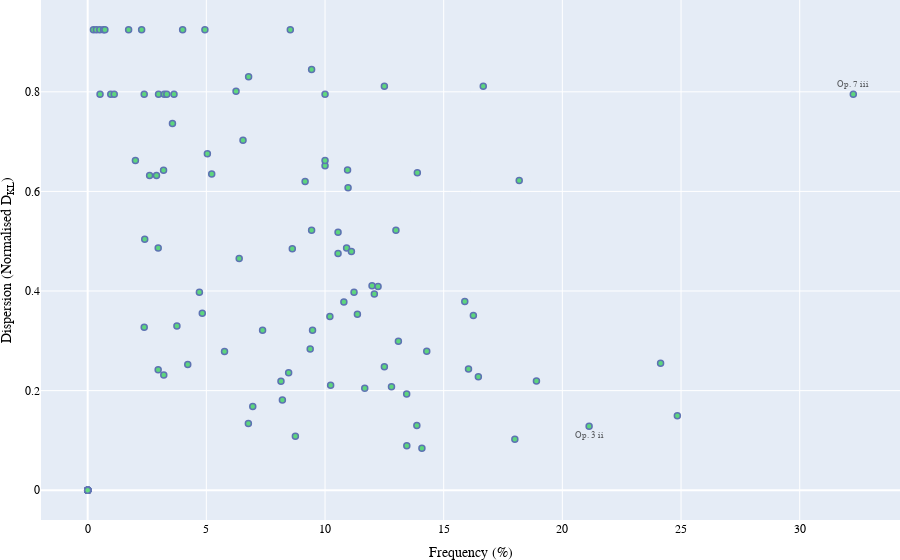

Write notebook code for a chart like this one.
### Code cell
## this plots DKL values against frequency, with anomalies marked

organised_data = frequencies_pf.sort_values(by='[0, 1, 6]')
first_organised_data = organised_data.iloc[:len(organised_data.index)-4, :]
second_organised_data = organised_data.iloc[len(organised_data.index)-4:len(organised_data.index)-3, :]
third_organised_data = organised_data.iloc[len(organised_data.index)-3:len(organised_data.index)-1, :]
fourth_organised_data = organised_data.iloc[len(organised_data.index)-1:, :]

fig = go.Figure()
fig.add_trace(go.Scatter(x = first_organised_data['[0, 1, 6]'], y = first_organised_data['DKL Values'], mode='markers', text=first_organised_data.index.values, textposition="bottom center", textfont_size=9))
fig.add_trace(go.Scatter(x = second_organised_data['[0, 1, 6]'], y = second_organised_data['DKL Values'], mode='markers+text', text=second_organised_data.index.values, textposition="bottom center", textfont_size=9))
fig.add_trace(go.Scatter(x = third_organised_data['[0, 1, 6]'], y = third_organised_data['DKL Values'], mode='markers', text=third_organised_data.index.values, textposition="top center", textfont_size=9))
fig.add_trace(go.Scatter(x = fourth_organised_data['[0, 1, 6]'], y = fourth_organised_data['DKL Values'], mode='markers+text', text=fourth_organised_data.index.values, textposition="top center", textfont_size=9))
fig.update_layout(xaxis=(dict(title={'text': 'Frequency (%)'})))
fig.update_layout(yaxis=(dict(title={'text': 'Dispersion (Normalised D<sub>KL</sub>)'})))
fig.update_traces(marker_color='rgb(3,199,45)', marker_line_color='rgb(3,35,134)', marker_line_width=1.5, opacity=0.6)
fig.update_layout(font=dict(family="Baskerville, monospace", size=12, color='rgb(0,0,0)'))
fig.update_layout(showlegend=False)
fig.update_layout(margin={'l': 0, 'r': 0, 't': 0, 'b': 0})
img_bytes = fig.to_image(format="png", width=800, height=400, scale=1)
fig.show()
Image(img_bytes)

### Figure 1 — Plotly figure (JSON) as saved in the notebook; plotly's stock layout.template omitted (floating-point values rounded to 4 significant figures)
{"data": [{"marker": {"color": "rgb(3,199,45)", "line": {"color": "rgb(3,35,134)", "width": 1.5}}, "mode": "markers", "opacity": 0.6, "text": ["Op. 31 ii", "Op. 10 i", "Op. 9 v", "Op. 28 i", "Op. 28 ii", "Op. 28 iii", "Op. 29 i", "Op. 11 ii", "Op. 11 iii", "Op. 29 ii", "Op. 29 iii", "Op. 7 i", "Op. 31 iv", "Op. 31 vi", "Op. 26", "Op. 31 v", "Op. 30", "Op. 31 iii", "Op. 25 ii", "Op. 6 vi", "Op. 10 iii", "Op. 6 v", "Op. 6 i", "Op. 6 iv", "Op. 24 ii", "Op. 16 ii", "Op. 6 ii", "Op. 2", "Op. 25 i", "Op. 23 ii", "Op. 1", "Op. 4 v", "Op. 9 iv", "Op. 24 i", "Op. 5 iii", "Op. 9 ii", "Op. 6 iii", "Op. 5 v", "Op. 25 iii", "Op. 19 ii", "Op. 9 i", "Op. 19 i", "Op. 17 i", "Op. 5 i", "Op. 31 i", "Op. 27 iii", "Op. 21 ii", "Op. 23 i", "Op. 12 i", "Op. 3 iv", "Op. 7 ii", "Op. 15 i", "Op. 9 iii", "Op. 23 iii", "Op. 18 iii", "Op. 18 i", "Op. 20 i", "Op. 4 i", "Op. 24 iii", "Op. 5 ii", "Op. 17 iii", "Op. 3 i", "Op. 27 ii", "Op. 10 v", "Op. 13 ii", "Op. 7 iv", "Op. 10 iv", "Op. 27 i", "Op. 4 iv", "Op. 3 iii", "Op. 13 iv", "Op. 3 v", "Op. 15 v", "Op. 13 iii", "Op. 10 ii", "Op. 16 i", "Op. 14 vi", "Op. 15 iii", "Op. 4 ii", "Op. 8 i", "Op. 4 iii", "Op. 14 ii", "Op. 14 v", "Op. 12 iii", "Op. 8 ii", "Op. 11 i", "Op. 15 iv", "Op. 16 iv", "Op. 22 ii", "Op. 18 ii", "Op. 15 ii", "Op. 14 iii", "Op. 5 iv", "Op. 14 iv", "Op. 13 i", "Op. 12 iv", "Op. 12 ii", "Op. 21 i", "Op. 14 i", "Op. 9 vi", "Op. 20 ii", "Op. 16 iii", "Op. 17 ii"], "textfont": {"size": 9}, "textposition": "bottom center", "type": "scatter", "x": [0, 0, 0, 0, 0, 0, 0, 0, 0, 0, 0, 0, 0, 0, 0.2415, 0.3676, 0.5076, 0.5195, 0.6667, 0.7246, 0.9709, 1.117, 1.724, 2.01, 2.273, 2.381, 2.381, 2.403, 2.609, 2.899, 2.969, 2.97, 2.985, 3.196, 3.205, 3.226, 3.333, 3.571, 3.636, 3.759, 4, 4.215, 4.706, 4.828, 4.938, 5.042, 5.225, 5.765, 6.25, 6.383, 6.544, 6.769, 6.78, 6.954, 7.368, 8.143, 8.203, 8.467, 8.537, 8.621, 8.75, 9.16, 9.375, 9.434, 9.434, 9.474, 10, 10, 10, 10.2, 10.24, 10.55, 10.55, 10.79, 10.91, 10.95, 10.97, 11.11, 11.22, 11.36, 11.67, 11.98, 12.08, 12.23, 12.5, 12.5, 12.8, 12.99, 13.09, 13.44, 13.45, 13.87, 13.89, 14.08, 14.29, 15.89, 16.04, 16.25, 16.46, 16.67, 18.0, 18.18, 18.91], "y": [0, 0, 0, 0, 0, 0, 0, 0, 0, 0, 0, 0, 0, 0, 0.9246, 0.9246, 0.9246, 0.795, 0.9246, 0.9246, 0.795, 0.795, 0.9246, 0.6621, 0.9246, 0.795, 0.3272, 0.5037, 0.6321, 0.6321, 0.242, 0.4866, 0.795, 0.6424, 0.2313, 0.795, 0.795, 0.7364, 0.795, 0.3298, 0.9246, 0.2524, 0.3978, 0.3555, 0.9246, 0.6756, 0.6347, 0.2783, 0.8009, 0.4652, 0.7029, 0.1341, 0.8303, 0.1682, 0.3211, 0.2189, 0.1812, 0.2357, 0.9246, 0.4847, 0.1084, 0.6201, 0.2835, 0.8448, 0.5222, 0.3215, 0.795, 0.6516, 0.6621, 0.3489, 0.2109, 0.518, 0.4756, 0.3779, 0.4866, 0.6431, 0.6073, 0.4791, 0.3974, 0.3532, 0.2047, 0.4105, 0.3939, 0.409, 0.248, 0.8111, 0.2076, 0.5222, 0.2989, 0.1934, 0.08947, 0.1298, 0.6372, 0.08422, 0.2792, 0.379, 0.2435, 0.3509, 0.2278, 0.8111, 0.1024, 0.622, 0.2195]}, {"marker": {"color": "rgb(3,199,45)", "line": {"color": "rgb(3,35,134)", "width": 1.5}}, "mode": "markers+text", "opacity": 0.6, "text": ["Op. 3 ii"], "textfont": {"size": 9}, "textposition": "bottom center", "type": "scatter", "x": [21.13], "y": [0.1284]}, {"marker": {"color": "rgb(3,199,45)", "line": {"color": "rgb(3,35,134)", "width": 1.5}}, "mode": "markers", "opacity": 0.6, "text": ["Op. 16 v", "Op. 22 i"], "textfont": {"size": 9}, "textposition": "top center", "type": "scatter", "x": [24.14, 24.84], "y": [0.2551, 0.1493]}, {"marker": {"color": "rgb(3,199,45)", "line": {"color": "rgb(3,35,134)", "width": 1.5}}, "mode": "markers+text", "opacity": 0.6, "text": ["Op. 7 iii"], "textfont": {"size": 9}, "textposition": "top center", "type": "scatter", "x": [32.26], "y": [0.795]}], "layout": {"font": {"color": "rgb(0,0,0)", "family": "Baskerville, monospace", "size": 12}, "margin": {"b": 0, "l": 0, "r": 0, "t": 0}, "showlegend": false, "xaxis": {"title": {"text": "Frequency (%)"}}, "yaxis": {"title": {"text": "Dispersion (Normalised D<sub>KL</sub>)"}}}}
